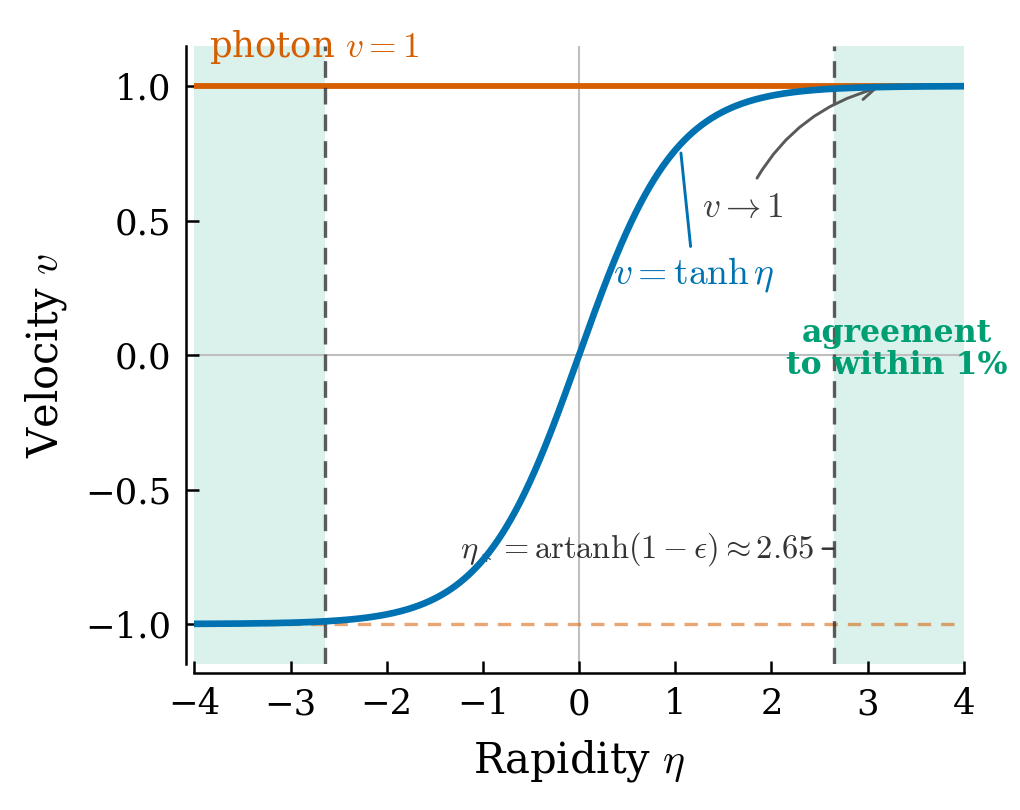

Write Python code to recreate this figure.
#!/usr/bin/env python3
"""
FIG 1 (key figure): Longitudinal velocity vs rapidity.

Massive particle:  v = tanh(eta)   (solid)
Photon:            v = 1            (solid horizontal)

Honest statement: the curves do NOT coincide on any finite interval
(tanh never equals 1). They agree ASYMPTOTICALLY: tanh(eta) -> +/-1 as
|eta| -> infinity. We shade where |1 - tanh(eta)| < epsilon (epsilon=0.01)
and mark eta_* = artanh(1 - epsilon).

Publication target: Physical Review D, single-column (~3.4 in wide).
"""

import numpy as np
import matplotlib as mpl
import matplotlib.pyplot as plt

# ---------------------------------------------------------------- rcParams
mpl.rcParams.update({
    "text.usetex": False,          # do NOT depend on a LaTeX install
    "mathtext.fontset": "cm",      # Computer-Modern-like math
    "font.family": "serif",
    "font.serif": ["DejaVu Serif"],
    "font.size": 9,
    "axes.labelsize": 10,
    "axes.titlesize": 9,
    "legend.fontsize": 8,
    "xtick.labelsize": 8.5,
    "ytick.labelsize": 8.5,
    "axes.linewidth": 0.6,
    "lines.linewidth": 1.4,
    "xtick.direction": "in",
    "ytick.direction": "in",
    "xtick.major.width": 0.6,
    "ytick.major.width": 0.6,
    "xtick.major.size": 3.0,
    "ytick.major.size": 3.0,
    "pdf.fonttype": 42,            # embed TrueType (editable / PRD-safe)
    "ps.fonttype": 42,
})

# colorblind-friendly (Wong palette)
C_MASSIVE = "#0072B2"   # blue
C_PHOTON  = "#D55E00"   # vermillion
C_ETASTAR = "#333333"   # near-black
C_SHADE   = "#009E73"   # bluish green

# ---------------------------------------------------------------- data
epsilon = 0.01
eta_star = np.arctanh(1.0 - epsilon)     # ~ 2.6467
eta = np.linspace(-4.0, 4.0, 2001)
v = np.tanh(eta)

# ---------------------------------------------------------------- figure
fig, ax = plt.subplots(figsize=(3.4, 2.7))

# shaded asymptotic-agreement bands (|1 - |tanh|| < eps  -> |eta| > eta_star)
ax.axvspan(eta_star, 4.0, color=C_SHADE, alpha=0.14, lw=0, zorder=0)
ax.axvspan(-4.0, -eta_star, color=C_SHADE, alpha=0.14, lw=0, zorder=0)

# photon line v = 1  (and the mirror v = -1 asymptote, light)
ax.axhline(1.0, color=C_PHOTON, lw=1.4, zorder=3)
ax.axhline(-1.0, color=C_PHOTON, lw=0.8, ls=(0, (4, 3)), alpha=0.55, zorder=2)

# massive curve v = tanh(eta)
ax.plot(eta, v, color=C_MASSIVE, lw=1.6, zorder=4)

# eta_* vertical dashed markers
for xs in (eta_star, -eta_star):
    ax.axvline(xs, color=C_ETASTAR, lw=0.8, ls=(0, (5, 3)), alpha=0.8, zorder=3)

# zero axes (faint)
ax.axhline(0.0, color="0.75", lw=0.5, zorder=1)
ax.axvline(0.0, color="0.75", lw=0.5, zorder=1)

# ---------------------------------------------------------------- annotations
# photon line label
ax.annotate(r"photon $v=1$", xy=(-3.5, 1.0), xytext=(-3.85, 1.075),
            color=C_PHOTON, fontsize=8.5, ha="left", va="bottom")

# massive curve label
ax.annotate(r"$v=\tanh\eta$", xy=(1.05, np.tanh(1.05)),
            xytext=(0.35, 0.30), color=C_MASSIVE, fontsize=9,
            ha="left", va="center",
            arrowprops=dict(arrowstyle="-", color=C_MASSIVE,
                            lw=0.7, shrinkA=0, shrinkB=2))

# asymptote v -> 1 label with arrow to the curve near eta_star
ax.annotate(r"$v\to 1$", xy=(3.15, np.tanh(3.15)),
            xytext=(1.7, 0.55), fontsize=8.5, color="0.25",
            ha="center", va="center",
            arrowprops=dict(arrowstyle="->", color="0.35", lw=0.7,
                            connectionstyle="arc3,rad=-0.25",
                            shrinkA=1, shrinkB=1))

# eta_* label
ax.annotate(r"$\eta_\ast=\mathrm{artanh}(1-\epsilon)\approx 2.65$",
            xy=(eta_star, -0.72), xytext=(eta_star - 0.2, -0.72),
            fontsize=7.8, color=C_ETASTAR, ha="right", va="center",
            arrowprops=dict(arrowstyle="-", color=C_ETASTAR, lw=0.6,
                            shrinkA=0, shrinkB=0))

# agreement-band label
ax.text(3.3, 0.02, "agreement\nto within 1%", fontsize=7.6,
        color=C_SHADE, ha="center", va="center", linespacing=1.05,
        fontweight="bold")

# ---------------------------------------------------------------- axes cosmetics
ax.set_xlim(-4.0, 4.0)
ax.set_ylim(-1.15, 1.15)
ax.set_xlabel(r"Rapidity $\eta$")
ax.set_ylabel(r"Velocity $v$")

ax.set_xticks(np.arange(-4, 5, 1))
ax.set_yticks([-1.0, -0.5, 0.0, 0.5, 1.0])

# clean spines
for s in ("top", "right"):
    ax.spines[s].set_visible(False)
ax.spines["left"].set_position(("outward", 2))
ax.spines["bottom"].set_position(("outward", 2))

fig.tight_layout(pad=0.4)

# ---------------------------------------------------------------- save
out = ("C:/Users/artio/Documents/Scientific work/"
       "Физика/Статьи/2026.07/PRD/code/figures/fig_veta")
fig.savefig(out + ".pdf")
fig.savefig(out + ".png", dpi=300)
plt.close(fig)

print("fig_veta: eta_star =", eta_star)
print("fig_veta: 1 - tanh(eta_star) =", 1.0 - np.tanh(eta_star))
print("fig_veta: saved PDF + PNG")
